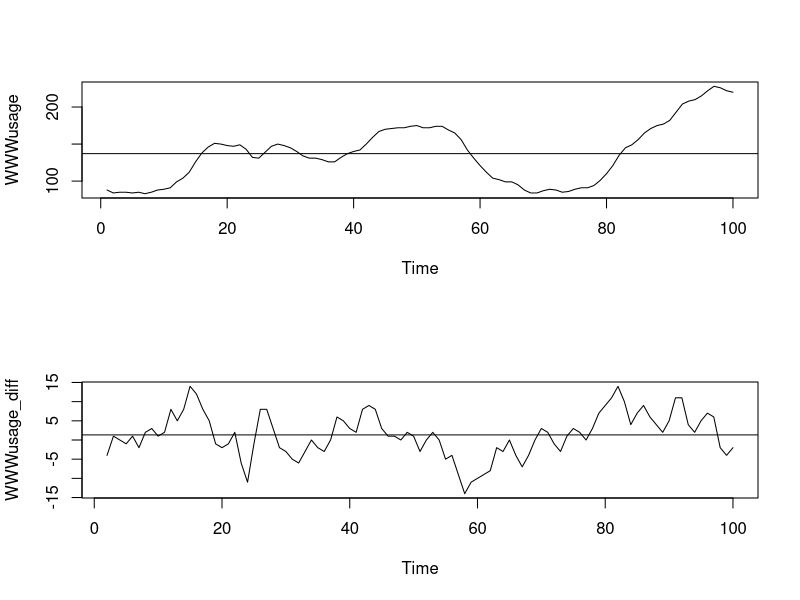
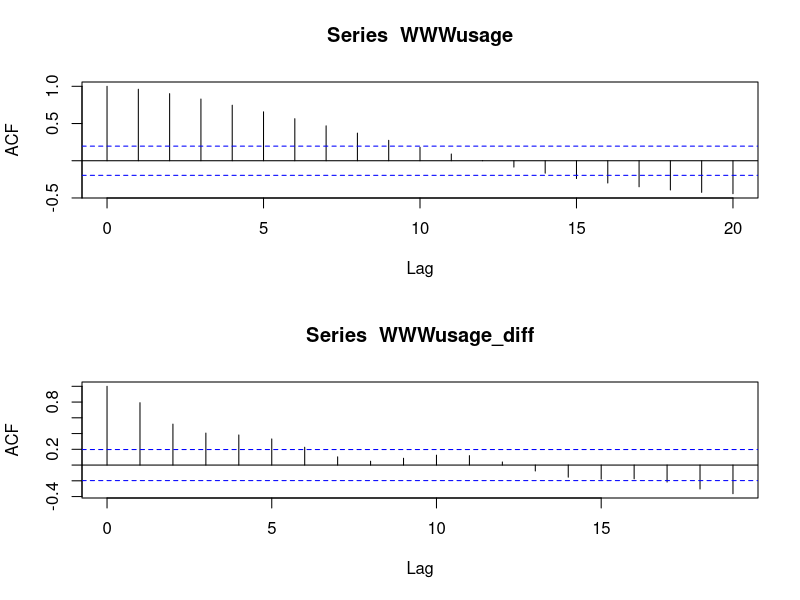
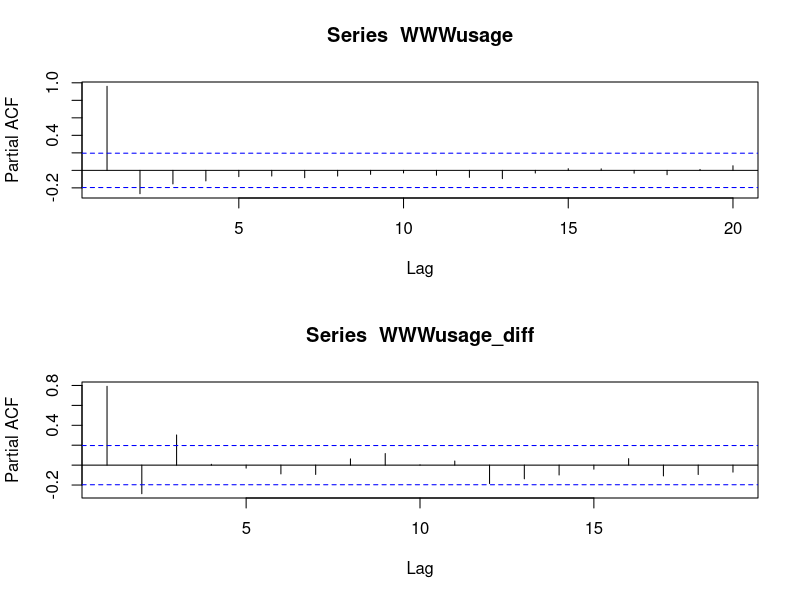

These figures' R source, in order: (Note: this script raises an error after producing the figures.)
##Exercicio 7
##Ajuste modelo para a WWWusage que esta no programa R.
#library(graphics)
#ts.plot(WWWusage)
#dWWW <- diff(WWWusage)
#plot(dWWW)
#acf(dWWW)
#pacf(dWWW)

#install.packages("tseries")
#install.packages("forecast")

##Bibliotecas para descobrir quais melhores parametros para o modelo. E avaliacao dos mesmos
library(graphics)
library(forecast)

par(mfrow=c(2,1))
ts.plot(WWWusage) #plotando grafico da serie com a media
mean(WWWusage); abline(h = mean(WWWusage)) 
WWWusage_diff <- diff(WWWusage) #plotando grafico, da primeira derivada da serie, com uma linha na media
plot(WWWusage_diff)
mean(WWWusage_diff); abline(h = mean(WWWusage_diff))

summary(WWWusage)
summary(WWWusage_diff)

par(mfrow=c(2,1))  #plotar a ACF (partial auto correlation function) da serie [y] e da serie derivada [y_diff]
acf(WWWusage)
acf(WWWusage_diff)

par(mfrow=c(2,1))  #plotar a PACF (partial auto correlation function) da serie [y] e da serie derivada [y_diff]
pacf(WWWusage)
pacf(WWWusage_diff)

adf.test(WWWusage, alternative = "stationary") # estacionaria p-value = 0.3107 < 0.5
adf.test(WWWusage_diff, alternative = "stationary") #estacionaria p-value = 0.3506 < 0.5

auto_y <- auto.arima(WWWusage) # os parametros para o modelo ARIMA(1,1,1) 
auto_y_diff <- auto.arima(WWWusage_diff) # os parametros para o modelo ARIMA(1,0,1) with zero mean 


arima.final <- arima(WWWusage, order = c(1,1,1)) #esta e a melhor combinacao aic = 514.3
tsdiag(arima.final)
arima.final_diff <- arima(WWWusage_diff, order = c(1,0,1)) #esta e a melhor combinacao # aic = 515.58
tsdiag(arima.final_diff)

#Para ajustar o modelo, podemos tirar a primeira derivada e usar o modelo ARIMA(1,0,1).
#Ou utilizar o modelo ARIMA(1,1,1) sem derivar a serie